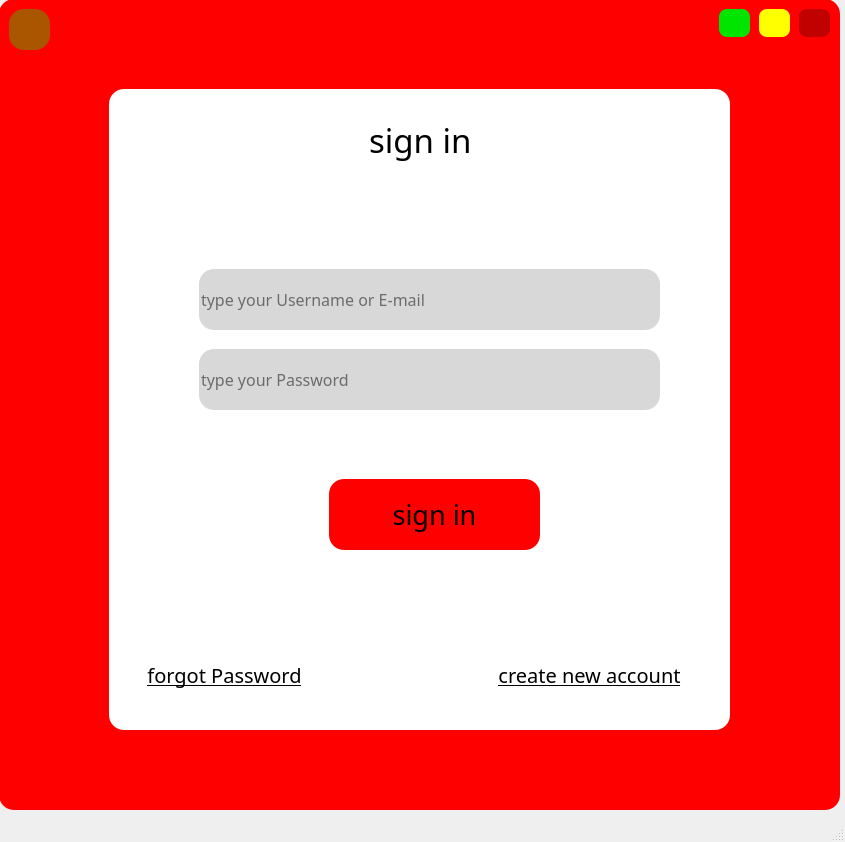
<?xml version="1.0" encoding="UTF-8"?>
<ui version="4.0">
 <class>signin</class>
 <widget class="QMainWindow" name="signin">
  <property name="geometry">
   <rect>
    <x>0</x>
    <y>0</y>
    <width>845</width>
    <height>842</height>
   </rect>
  </property>
  <property name="windowTitle">
   <string>MainWindow</string>
  </property>
  <widget class="QWidget" name="centralwidget">
   <widget class="QFrame" name="frame">
    <property name="geometry">
     <rect>
      <x>-1</x>
      <y>-1</y>
      <width>841</width>
      <height>811</height>
     </rect>
    </property>
    <property name="styleSheet">
     <string notr="true">background-color: rgb(255, 0, 0);
border-radius:15px;</string>
    </property>
    <property name="frameShape">
     <enum>QFrame::StyledPanel</enum>
    </property>
    <property name="frameShadow">
     <enum>QFrame::Raised</enum>
    </property>
    <widget class="QFrame" name="frame_2">
     <property name="geometry">
      <rect>
       <x>110</x>
       <y>90</y>
       <width>621</width>
       <height>641</height>
      </rect>
     </property>
     <property name="font">
      <font>
       <weight>50</weight>
       <bold>false</bold>
      </font>
     </property>
     <property name="styleSheet">
      <string notr="true">background-color:rgb(255, 255, 255);
</string>
     </property>
     <property name="frameShape">
      <enum>QFrame::StyledPanel</enum>
     </property>
     <property name="frameShadow">
      <enum>QFrame::Raised</enum>
     </property>
     <widget class="QLineEdit" name="lineEdit">
      <property name="geometry">
       <rect>
        <x>90</x>
        <y>180</y>
        <width>461</width>
        <height>61</height>
       </rect>
      </property>
      <property name="font">
       <font>
        <family>Segoe UI Semilight</family>
        <pointsize>12</pointsize>
        <weight>50</weight>
        <bold>false</bold>
       </font>
      </property>
      <property name="styleSheet">
       <string notr="true">background-color: #d8d8d8;</string>
      </property>
      <property name="placeholderText">
       <string>type your Username or E-mail</string>
      </property>
     </widget>
     <widget class="QLineEdit" name="lineEdit_2">
      <property name="geometry">
       <rect>
        <x>90</x>
        <y>260</y>
        <width>461</width>
        <height>61</height>
       </rect>
      </property>
      <property name="font">
       <font>
        <family>Segoe UI Semilight</family>
        <pointsize>12</pointsize>
        <weight>50</weight>
        <bold>false</bold>
       </font>
      </property>
      <property name="styleSheet">
       <string notr="true">background-color: #d8d8d8;</string>
      </property>
      <property name="echoMode">
       <enum>QLineEdit::Password</enum>
      </property>
      <property name="placeholderText">
       <string>type your Password</string>
      </property>
     </widget>
     <widget class="QPushButton" name="pushButton">
      <property name="geometry">
       <rect>
        <x>360</x>
        <y>560</y>
        <width>241</width>
        <height>51</height>
       </rect>
      </property>
      <property name="font">
       <font>
        <family>Segoe UI Semibold</family>
        <pointsize>15</pointsize>
        <underline>true</underline>
       </font>
      </property>
      <property name="cursor">
       <cursorShape>PointingHandCursor</cursorShape>
      </property>
      <property name="styleSheet">
       <string notr="true"/>
      </property>
      <property name="text">
       <string>create new account</string>
      </property>
     </widget>
     <widget class="QPushButton" name="pushButton_2">
      <property name="geometry">
       <rect>
        <x>10</x>
        <y>560</y>
        <width>211</width>
        <height>51</height>
       </rect>
      </property>
      <property name="font">
       <font>
        <family>Segoe UI Semibold</family>
        <pointsize>15</pointsize>
        <underline>true</underline>
       </font>
      </property>
      <property name="cursor">
       <cursorShape>PointingHandCursor</cursorShape>
      </property>
      <property name="styleSheet">
       <string notr="true"/>
      </property>
      <property name="text">
       <string>forgot Password</string>
      </property>
     </widget>
     <widget class="QLabel" name="label">
      <property name="geometry">
       <rect>
        <x>260</x>
        <y>20</y>
        <width>141</width>
        <height>61</height>
       </rect>
      </property>
      <property name="font">
       <font>
        <family>Segoe UI Semibold</family>
        <pointsize>25</pointsize>
       </font>
      </property>
      <property name="styleSheet">
       <string notr="true"/>
      </property>
      <property name="text">
       <string>sign in</string>
      </property>
     </widget>
     <widget class="QPushButton" name="pushButton_3">
      <property name="geometry">
       <rect>
        <x>220</x>
        <y>390</y>
        <width>211</width>
        <height>71</height>
       </rect>
      </property>
      <property name="font">
       <font>
        <family>Segoe UI Semibold</family>
        <pointsize>20</pointsize>
       </font>
      </property>
      <property name="cursor">
       <cursorShape>PointingHandCursor</cursorShape>
      </property>
      <property name="styleSheet">
       <string notr="true">background-color:rgb(255, 0, 0);</string>
      </property>
      <property name="text">
       <string>sign in</string>
      </property>
      <property name="shortcut">
       <string>Return</string>
      </property>
     </widget>
    </widget>
    <widget class="QPushButton" name="close">
     <property name="geometry">
      <rect>
       <x>800</x>
       <y>10</y>
       <width>31</width>
       <height>28</height>
      </rect>
     </property>
     <property name="cursor">
      <cursorShape>PointingHandCursor</cursorShape>
     </property>
     <property name="toolTip">
      <string>close</string>
     </property>
     <property name="styleSheet">
      <string notr="true">background-color: rgb(193, 0, 0);
border-radius:8px;
</string>
     </property>
     <property name="text">
      <string/>
     </property>
    </widget>
    <widget class="QPushButton" name="back">
     <property name="geometry">
      <rect>
       <x>10</x>
       <y>10</y>
       <width>41</width>
       <height>41</height>
      </rect>
     </property>
     <property name="cursor">
      <cursorShape>PointingHandCursor</cursorShape>
     </property>
     <property name="toolTip">
      <string>Click to go back</string>
     </property>
     <property name="styleSheet">
      <string notr="true">background-color:rgb(170, 85, 0);</string>
     </property>
     <property name="text">
      <string/>
     </property>
     <property name="icon">
      <iconset>
       <normaloff>../Pictures/icons8-return-100.png</normaloff>../Pictures/icons8-return-100.png</iconset>
     </property>
     <property name="iconSize">
      <size>
       <width>27</width>
       <height>50</height>
      </size>
     </property>
    </widget>
    <widget class="QPushButton" name="max">
     <property name="geometry">
      <rect>
       <x>760</x>
       <y>10</y>
       <width>31</width>
       <height>28</height>
      </rect>
     </property>
     <property name="cursor">
      <cursorShape>PointingHandCursor</cursorShape>
     </property>
     <property name="toolTip">
      <string>normal</string>
     </property>
     <property name="styleSheet">
      <string notr="true">background-color: rgb(255, 255, 0);
border-radius:8px;</string>
     </property>
     <property name="text">
      <string/>
     </property>
     <property name="icon">
      <iconset>
       <normaloff>../YOUTUBE_DOWNLOADER/Pictures/icons8-subtract-90.png</normaloff>../YOUTUBE_DOWNLOADER/Pictures/icons8-subtract-90.png</iconset>
     </property>
    </widget>
    <widget class="QPushButton" name="min">
     <property name="geometry">
      <rect>
       <x>720</x>
       <y>10</y>
       <width>31</width>
       <height>28</height>
      </rect>
     </property>
     <property name="cursor">
      <cursorShape>PointingHandCursor</cursorShape>
     </property>
     <property name="toolTip">
      <string>minimize</string>
     </property>
     <property name="styleSheet">
      <string notr="true">background-color: rgb(0, 229, 0);
border-radius:8px;</string>
     </property>
     <property name="text">
      <string/>
     </property>
     <property name="icon">
      <iconset>
       <normaloff>../YOUTUBE_DOWNLOADER/Pictures/icons8-subtract-90.png</normaloff>../YOUTUBE_DOWNLOADER/Pictures/icons8-subtract-90.png</iconset>
     </property>
    </widget>
   </widget>
  </widget>
  <widget class="QStatusBar" name="statusbar"/>
 </widget>
 <resources/>
 <connections>
  <connection>
   <sender>min</sender>
   <signal>clicked()</signal>
   <receiver>signin</receiver>
   <slot>showMinimized()</slot>
   <hints>
    <hint type="sourcelabel">
     <x>734</x>
     <y>22</y>
    </hint>
    <hint type="destinationlabel">
     <x>559</x>
     <y>431</y>
    </hint>
   </hints>
  </connection>
  <connection>
   <sender>max</sender>
   <signal>clicked()</signal>
   <receiver>signin</receiver>
   <slot>showNormal()</slot>
   <hints>
    <hint type="sourcelabel">
     <x>774</x>
     <y>22</y>
    </hint>
    <hint type="destinationlabel">
     <x>422</x>
     <y>420</y>
    </hint>
   </hints>
  </connection>
  <connection>
   <sender>close</sender>
   <signal>clicked()</signal>
   <receiver>signin</receiver>
   <slot>close()</slot>
   <hints>
    <hint type="sourcelabel">
     <x>814</x>
     <y>22</y>
    </hint>
    <hint type="destinationlabel">
     <x>422</x>
     <y>420</y>
    </hint>
   </hints>
  </connection>
 </connections>
</ui>
